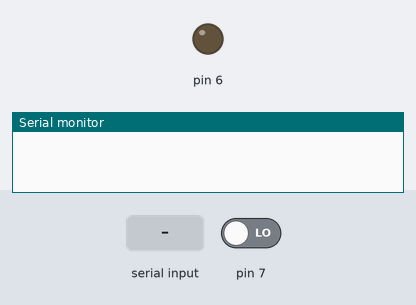
Simulated run of this sketch. Board: Arduino Uno, built with avr-gcc and run on an emulated ATmega328P. On the bench: output pins drawn as LEDs (lit = HIGH), the last lines printed to the serial monitor. Inputs (shaded band) come from the test bench; at power-on: pin 7 LOW.

Above: at 1.2 s.
1.3 s: "1" received over Serial
At 2.5 s:
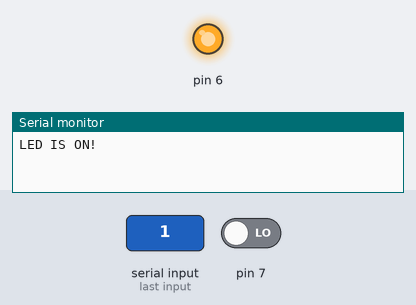
2.8 s: "0" received over Serial
At 3.8 s:
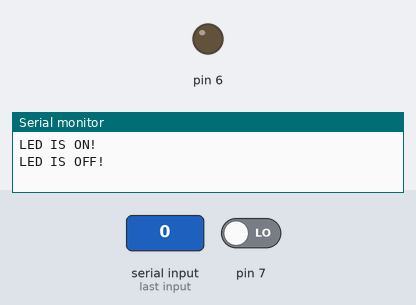
Timing chart, 0 to 5.8 s (numbered marks = the images above; inputs shaded):
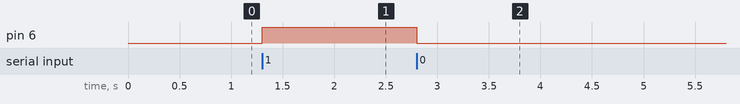

Measured:
- after the input at 1.3 s, pin 6: LOW → HIGH at once
- after the input at 2.8 s, pin 6: HIGH → LOW at once

The sketch:

SerialCommunication.ino
```cpp
// the setup function runs once when you press reset or power the board
void setup() {
  // initialize digital pin LED_BUILTIN as an output.
  Serial.begin(9600);
  pinMode(6, OUTPUT);
  pinMode(7, INPUT);
}

// the loop function runs over and over again forever
void loop() {
  /*if(digitalRead(7) == 1)
  {
    digitalWrite(6, HIGH);
    Serial.println("LED IS ON!");
  }
  else
  {
    Serial.println("LED IS OFF!");
    digitalWrite(6, LOW);
  }*/

  if(Serial.available() > 0)
  {
    char letter = Serial.read();

    if(letter == '1' || digitalRead(7) == 1)
    {
      digitalWrite(6, HIGH);
      Serial.println("LED IS ON!");
    }
    else if(letter == '0')
    {
      Serial.println("LED IS OFF!");
      digitalWrite(6, LOW);
    }
    else
    {
      Serial.println("INVALID INPUT!");
    }
  }
}
```
